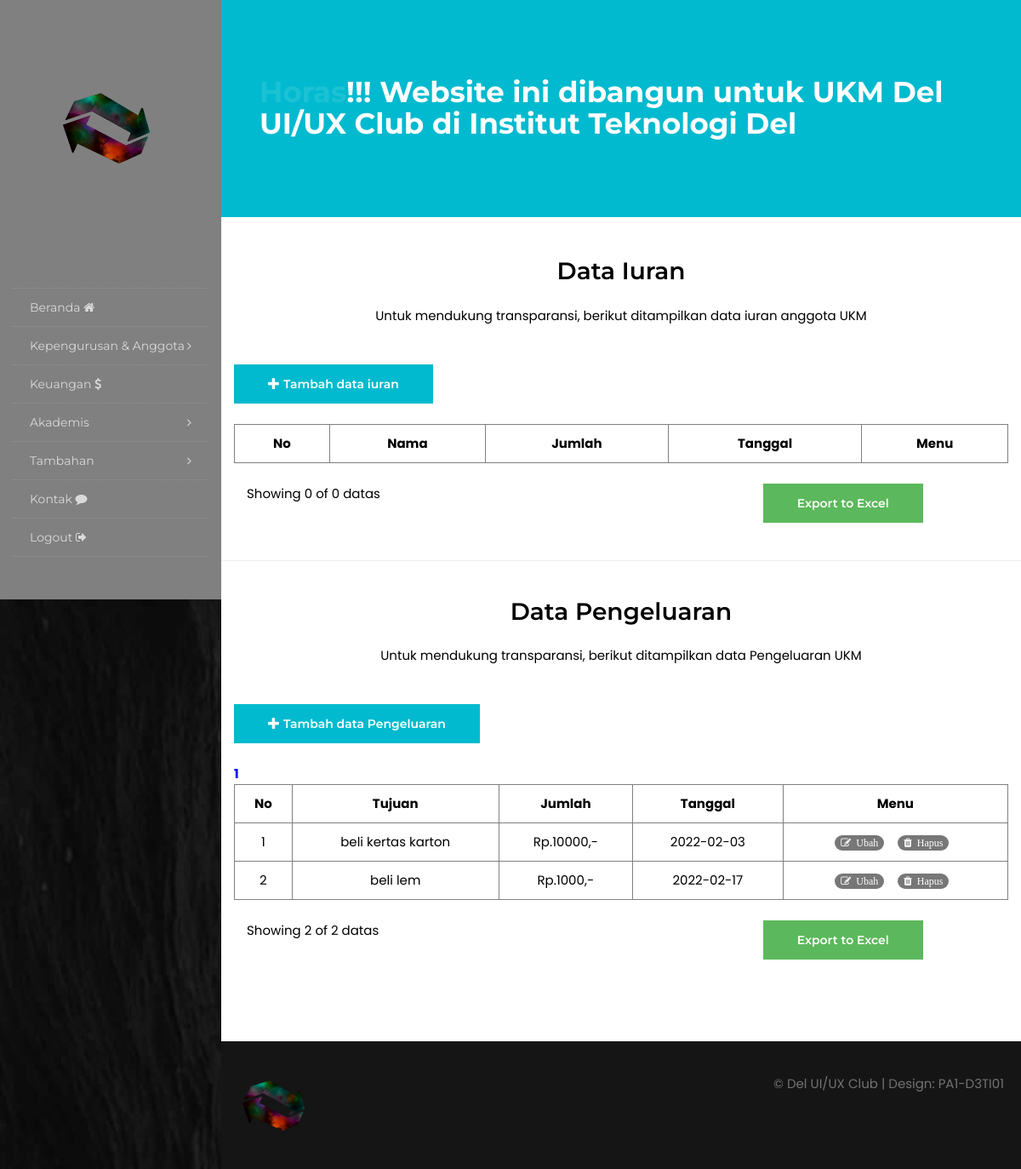
The page /iuran_admin.php (signed in) on the database its author committed.
### tables this page shows
CREATE TABLE `data_pengeluaran` (
  `id_pengeluaran` int(11) NOT NULL,
  `tujuan` text NOT NULL,
  `jumlah` int(11) NOT NULL,
  `tanggal` varchar(50) NOT NULL
);

### functions.php (called while the page is built, shortened)
<?php
    $db = mysqli_connect('localhost','root','','pa01');
    function query($query){
        global $db;
        $result = mysqli_query($db, $query);
        $rows = [];
        while( $row = mysqli_fetch_assoc($result)){
            $rows[]= $row;
        }
        return $rows;
    }

### iuran_admin.php (the view, shortened to what this page needs)
<?php
require_once 'functions.php';
include('layout/header.php');
?>
<div class="menu-wrapper">
    <header class="vertical-header">
        <div class="vertical-header-wrapper">
            <nav class="nav-menu" style="background-color:grey;color:black;">
                <div class="logo">
                    <a href="dashboard.php"><img src="images/logo1.png" alt="" width="140"></a>
                </div>
                <div class="margin-block"></div>
                <ul class="primary-menu">
                    <li class="child-menu"><a href="dashboard.php">Beranda <i class="fa fa-home"></i>
                    </li>
                    <li class="child-menu"><a href="#">Kepengurusan & Anggota <i class="fa fa-angle-right"></i></a>
                    </li>
                    <li class="child-menu"><a href="iuran_admin.php">Keuangan <i class="fa fa-dollar"></i>
                    </li>
                    <li class="child-menu"><a href="#">Akademis <i class="fa fa-angle-right"></i></a>
                    </li>
                    <li class="child-menu"><a href="#">Tambahan <i class="fa fa-angle-right"></i></a>
                    </li>
                    <li class="child-menu"><a href="contact.php">Kontak <i class="fa fa-comment"></i> </a>
                    </li>
                    <li><a href="logout.php">Logout <i class="fa fa-sign-out"></i></a></li>
                </ul>
                <div class="margin-block"></div>
            </nav>
        </div>
    </header>
</div>
<div id="wrapper">
    <div class="section bgcolor noover">
        <div class="container">
            <div class="row">
                <div class="col-md-12">
                    <div class="tagline-message">
                        <h3><mark class="rotate">Hello, Hai, Horas</mark>!!! Website ini dibangun untuk UKM Del
                            UI/UX Club di Institut Teknologi Del</h3>
                    </div>
                </div>
            </div>
        </div>
    </div>
    <br><br>
    <?php
    $jumlahDataPerHalaman = 5;
    $jumlahData = count(query("SELECT * FROM data_iuran"));
    $halamanAktif = (isset($_GET["halaman"])) ? $_GET["halaman"] : 1;
    $awalData = ($jumlahDataPerHalaman * $halamanAktif) - $jumlahDataPerHalaman;
    $jumlah1 = count(query("SELECT * FROM data_iuran LIMIT $awalData, $jumlahDataPerHalaman"));
    $jumlahData1 = count(query("SELECT * FROM data_pengeluaran"));
    $jumlahHalaman1 = ceil($jumlahData1 / $jumlahDataPerHalaman);
    $halamanAktif1 = (isset($_GET["page"])) ? $_GET["page"] : 1;
    $awalData1 = ($jumlahDataPerHalaman * $halamanAktif1) - $jumlahDataPerHalaman;
    $SemuaPengeluaran = query("SELECT * FROM data_pengeluaran LIMIT $awalData1, $jumlahDataPerHalaman");
    $jumlah2 = count(query("SELECT * FROM data_pengeluaran LIMIT $awalData1, $jumlahDataPerHalaman"));
    $noPengeluaran = 1;
    ?>
    <section class="blog-page-section spad ">
        <div class="container">
            <div class="row ">
                <div class="section-title text-center">
                    <h3>Data Iuran</h3>
                    <p style="color:black;">Untuk mendukung transparansi, berikut ditampilkan data iuran anggota UKM
                    </p>
                </div>
                <div class="col-lg-6">
                    <a href="#addnew" class="btn btn-primary" data-toggle="modal"><span
                            class="glyphicon glyphicon-plus"></span> Tambah data iuran</a>
                </div>
            </div><br>
            <div class="" col-md-8>
                <table style="width:100%;text-align:center; color:black;" border="1">
                    <tr>
                        <td><strong>No</strong></td>
                        <td><strong>Nama</strong></td>
                        <td><strong>Jumlah</strong></td>
                        <td><strong>Tanggal</strong></td>
                        <td><strong>Menu</strong></td>
                    </tr>
                </table>
                <div><br>
                    <div class="col-md-8">
                        <p style="color: black;">Showing <?php echo $jumlah1  ?> of <?php echo $jumlahData  ?> datas
                        </p>
                    </div>
                    <div class="col-md-4">
                        <form method="post" action="export_excel.php">
                            <input type="submit" name="export" class="btn btn-success" value="Export to Excel" />
                        </form>
                    </div>
                </div>
            </div>
        </div>
    </section>
    <br>
    <hr><br>
    <section class="blog-page-section spad ">
        <div class="container">
            <div class="row ">
                <div class="section-title text-center">
                    <h3>Data Pengeluaran</h3>
                    <p style="color:black;">Untuk mendukung transparansi, berikut ditampilkan data Pengeluaran UKM
                    </p>
                </div>
                <div class="col-lg-6">
                    <a href="#tambah" class="btn btn-primary" data-toggle="modal"><span
                            class="glyphicon glyphicon-plus"></span> Tambah data Pengeluaran</a>
                </div>
            </div><br>
            <?php for ($i = 1; $i <= $jumlahHalaman1; $i++) : ?>
            <?php if ($i == $halamanAktif1) : ?>
            <a href="?page=<?= $i; ?>" style="font-weight: bold; color: blue;"><?= $i; ?></a>
            <?php else : ?>
            <a href="?page=<?= $i; ?>"><?= $i; ?></a>
            <?php endif; ?>
            <?php endfor; ?>
            <div class="" col-md-8>
                <table style="width:100%;text-align:center; color:black;" border="1">
                    <tr>
                        <td><strong>No</strong></td>
                        <td><strong>Tujuan</strong></td>
                        <td><strong>Jumlah</strong></td>
                        <td><strong>Tanggal</strong></td>
                        <td><strong>Menu</strong></td>
                    </tr>
                    <?php foreach ($SemuaPengeluaran as $exp) { ?>
                    <tr>
                        <td><?= $noPengeluaran++; ?></td>
                        <td><?= $exp['tujuan'] ?></td>
                        <td>Rp.<?= $exp['jumlah'] ?>,-</td>
                        <td><?= $exp['tanggal'] ?></td>
                        <td>
                            <a data-toggle="modal" class="badge badge-success float-right ml-1"
                                href="#ubah_<?php echo $exp['id_pengeluaran']; ?>">
                                <i class="fa fa-edit">&nbsp Ubah</i></a>&nbsp &nbsp
                            <a data-toggle="modal" class="badge badge-success float-right ml-1"
                                href="#hapus_<?php echo $exp['id_pengeluaran']; ?>">
                                <i class="fa fa-trash">&nbsp Hapus </i></a>&nbsp&nbsp
                        </td>
                    </tr>
                    <?php
                    }
                    ?>
                </table>
                <div><br>
                    <div class="col-md-8">
                        <p style="color: black;">Showing <?php echo $jumlah2  ?> of <?php echo $jumlahData1  ?>
                            datas</p>
                    </div>
                    <div class="col-md-4">
                        <form method="post" action="exportexp.php">
                            <input type="submit" name="exportexp" class="btn btn-success" value="Export to Excel" />
                        </form>
                    </div>
                </div>
                <br>
            </div>
        </div>
    </section>
    <br><br>
    <br><br>
    <div class="section copyrights">
        <div class="container">
            <div class="row">
                <div class="col-lg-3 col-md-3">
                    <img src="images/logo1.png" alt="" width="100">
                </div>
                <div class="col-lg-9 col-md-9 text-right">
                    <div class="cop-links">
                        <ul class="list-inline">
                            <li>&copy; Del UI/UX Club | Design: <a href="about">PA1-D3TI01</a></li>
                        </ul>
                    </div>
                </div>
            </div>
        </div>
    </div>
</div>
<?php
include('layout/footer.php');
?>

### pengurus.css (style rules this page uses)
table { background-color: fff; }
table td { padding-left: 10px; padding-top: 10px; padding-right: 10px; padding-bottom: 10px; }

### rows shown on the page
data_pengeluaran: tujuan "beli kertas karton", jumlah "10000", tanggal "2022-02-03"
data_pengeluaran: tujuan "beli lem", jumlah "1000", tanggal "2022-02-17"

### other values the page prints
$jumlah1 "0"
$jumlahData "0"
$jumlah2 "2"
$jumlahData1 "2"
